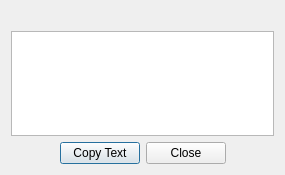
<?xml version="1.0" encoding="UTF-8"?>
<ui version="4.0">
 <class>AboutDialog</class>
 <widget class="QDialog" name="AboutDialog">
  <property name="geometry">
   <rect>
    <x>0</x>
    <y>0</y>
    <width>285</width>
    <height>175</height>
   </rect>
  </property>
  <property name="windowTitle">
   <string>About</string>
  </property>
  <layout class="QVBoxLayout" name="verticalLayout">
   <item>
    <widget class="QLabel" name="label">
     <property name="text">
      <string/>
     </property>
     <property name="pixmap">
      <pixmap resource="../resources/coastalme.qrc">:/logo/resources/COASTALME_logo_resized.png</pixmap>
     </property>
     <property name="alignment">
      <set>Qt::AlignCenter</set>
     </property>
    </widget>
   </item>
   <item>
    <widget class="QTextBrowser" name="textEdit"/>
   </item>
   <item>
    <layout class="QHBoxLayout" name="horizontalLayout">
     <item>
      <spacer name="horizontalSpacer">
       <property name="orientation">
        <enum>Qt::Horizontal</enum>
       </property>
       <property name="sizeHint" stdset="0">
        <size>
         <width>40</width>
         <height>20</height>
        </size>
       </property>
      </spacer>
     </item>
     <item>
      <widget class="QPushButton" name="pbCopyText">
       <property name="text">
        <string>Copy Text</string>
       </property>
      </widget>
     </item>
     <item>
      <widget class="QPushButton" name="pbClose">
       <property name="text">
        <string>Close</string>
       </property>
      </widget>
     </item>
     <item>
      <spacer name="horizontalSpacer_2">
       <property name="orientation">
        <enum>Qt::Horizontal</enum>
       </property>
       <property name="sizeHint" stdset="0">
        <size>
         <width>40</width>
         <height>20</height>
        </size>
       </property>
      </spacer>
     </item>
    </layout>
   </item>
  </layout>
 </widget>
 <resources>
  <include location="../resources/coastalme.qrc"/>
 </resources>
 <connections/>
</ui>
